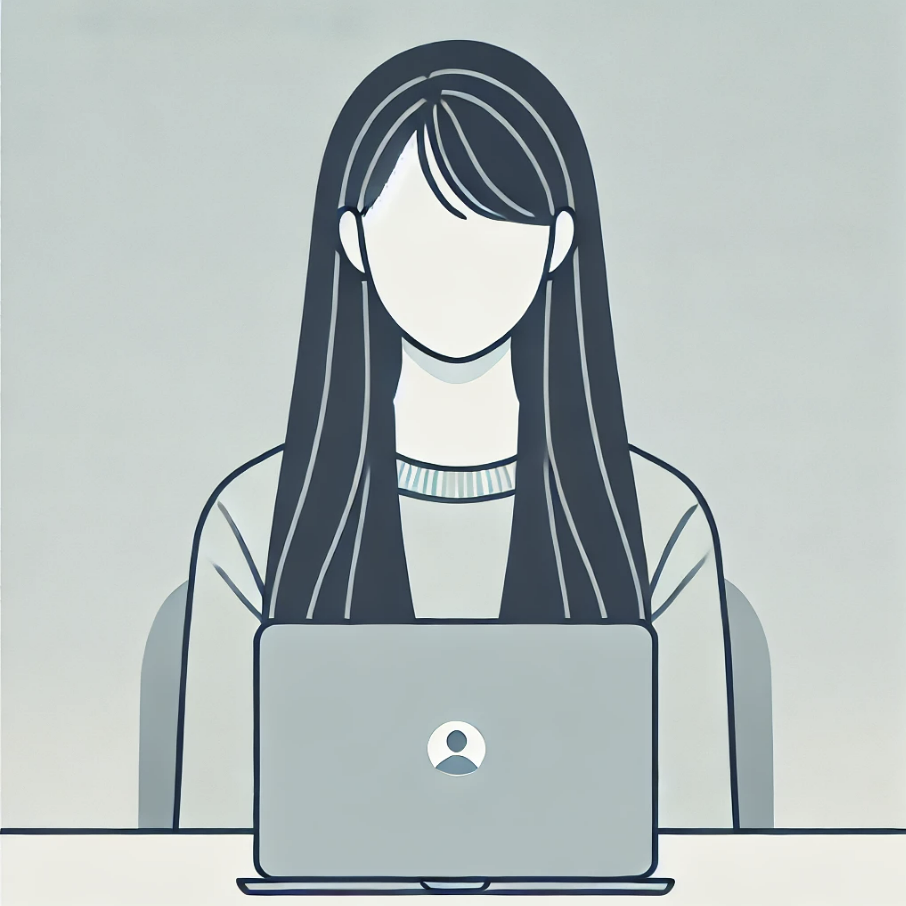
#> input picture codingsumin.png, 906 x 906 px, found by its file name
$ python OpenCV.py
#> lines starting #> are read from the running program, lines starting #| are printed output that depends on the picture; after the words box and inside, x2 and y2 are one past the last pixel; in counts of white or black regions, pixels touching at a corner belong together
import cv2

# 이미지 불러오기
img = cv2.imread(r"C:\Users\pegon\Desktop\codingsumin.png")
#> img is the input picture: shape (906, 906, 3); mean B, G, R 186, 186.5, 177.4


# 텍스트를 추가할 위치 (x, y) 좌표 지정
position = (50, 50)  # 텍스트가 시작할 위치 (왼쪽 위)

# 사용할 글꼴 설정 (기본적인 글꼴)
font = cv2.FONT_HERSHEY_SIMPLEX

# 텍스트 크기 (1은 기본 크기)
font_scale = 1

# 텍스트 색상 (여기서는 흰색)
color = (255, 255, 255)

# 텍스트 두께 (2픽셀)
thickness = 2

# 선 유형 (부드러운 선)
line_type = cv2.LINE_AA

# 이미지에 텍스트 추가
cv2.putText(img, 'Coding sumin', position, font, font_scale, color, thickness, line_type)
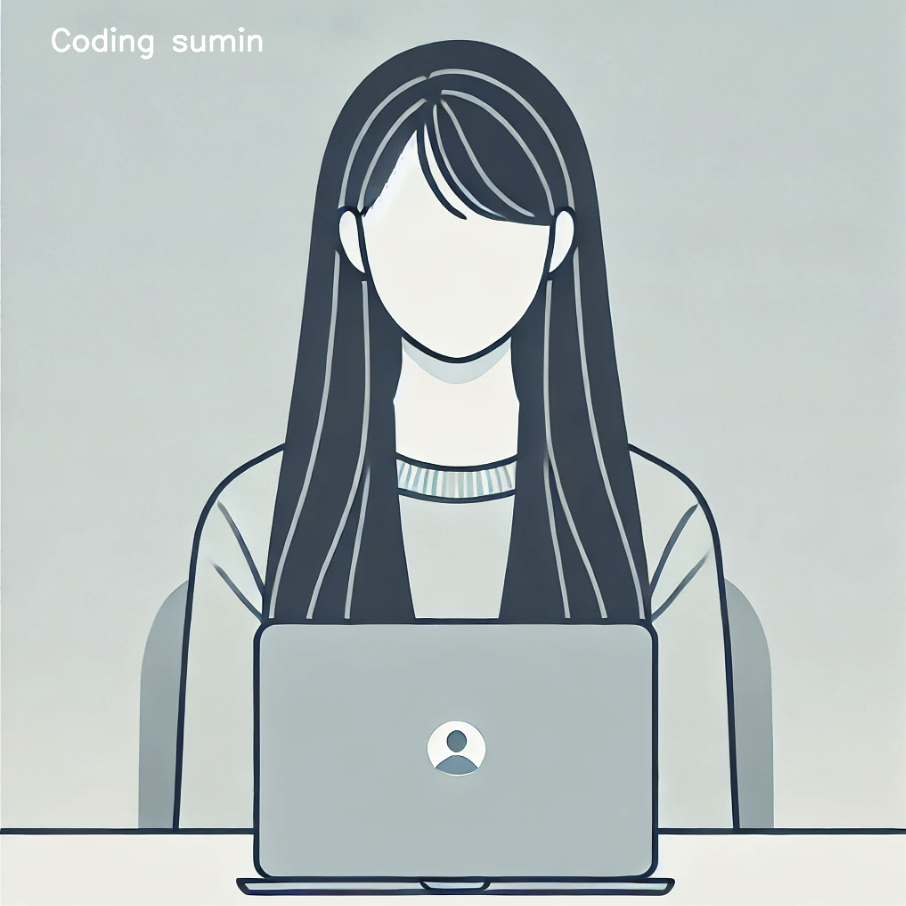
#> img: shape (906, 906, 3); 0.28% of pixels changed, all inside (x1, y1, x2, y2) = (51, 27, 263, 60)

# 결과 이미지 보여주기
cv2.imshow('Image with Text', img)

# 키 입력을 기다린 후 종료
cv2.waitKey(0)
cv2.destroyAllWindows()
